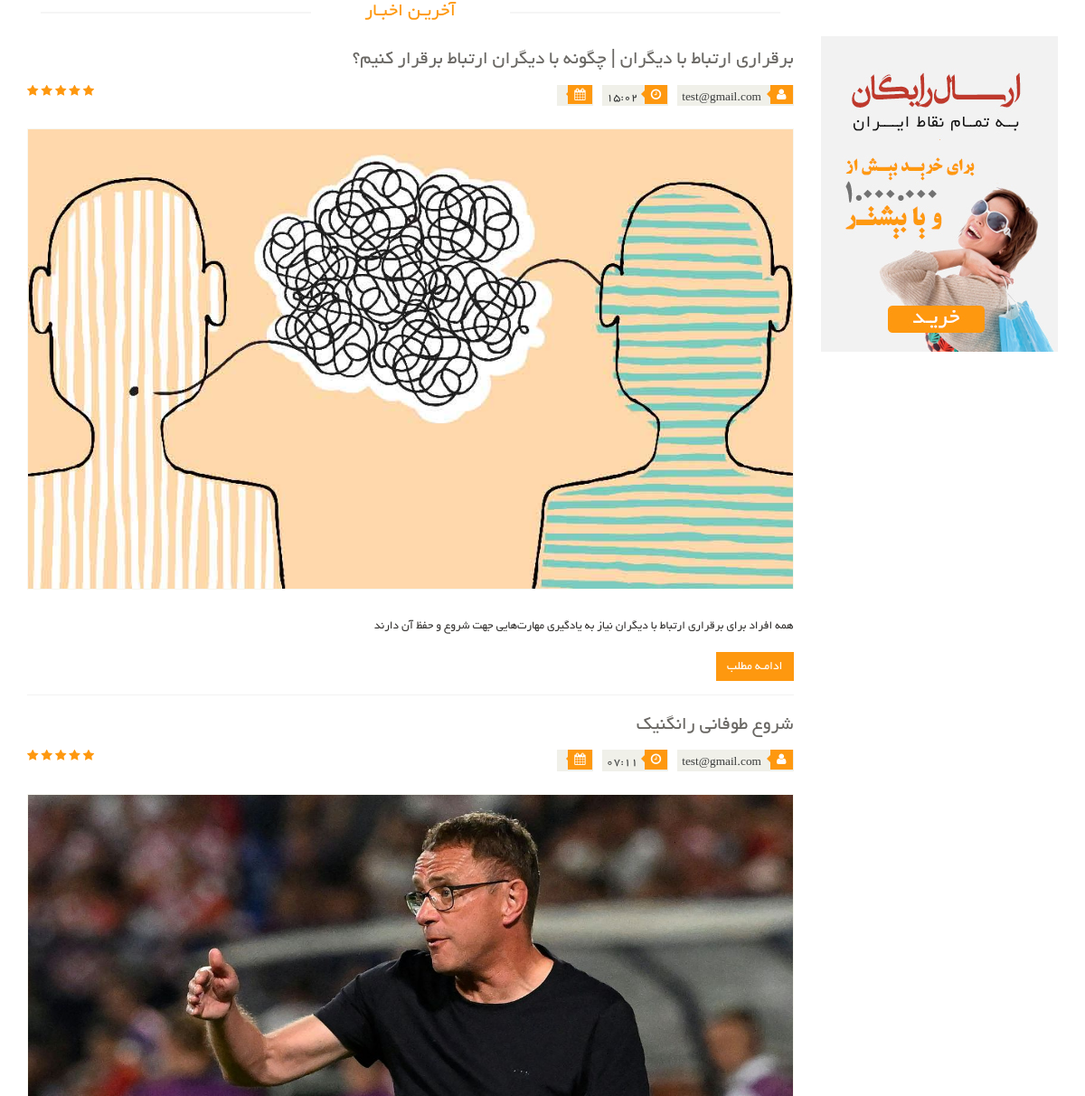
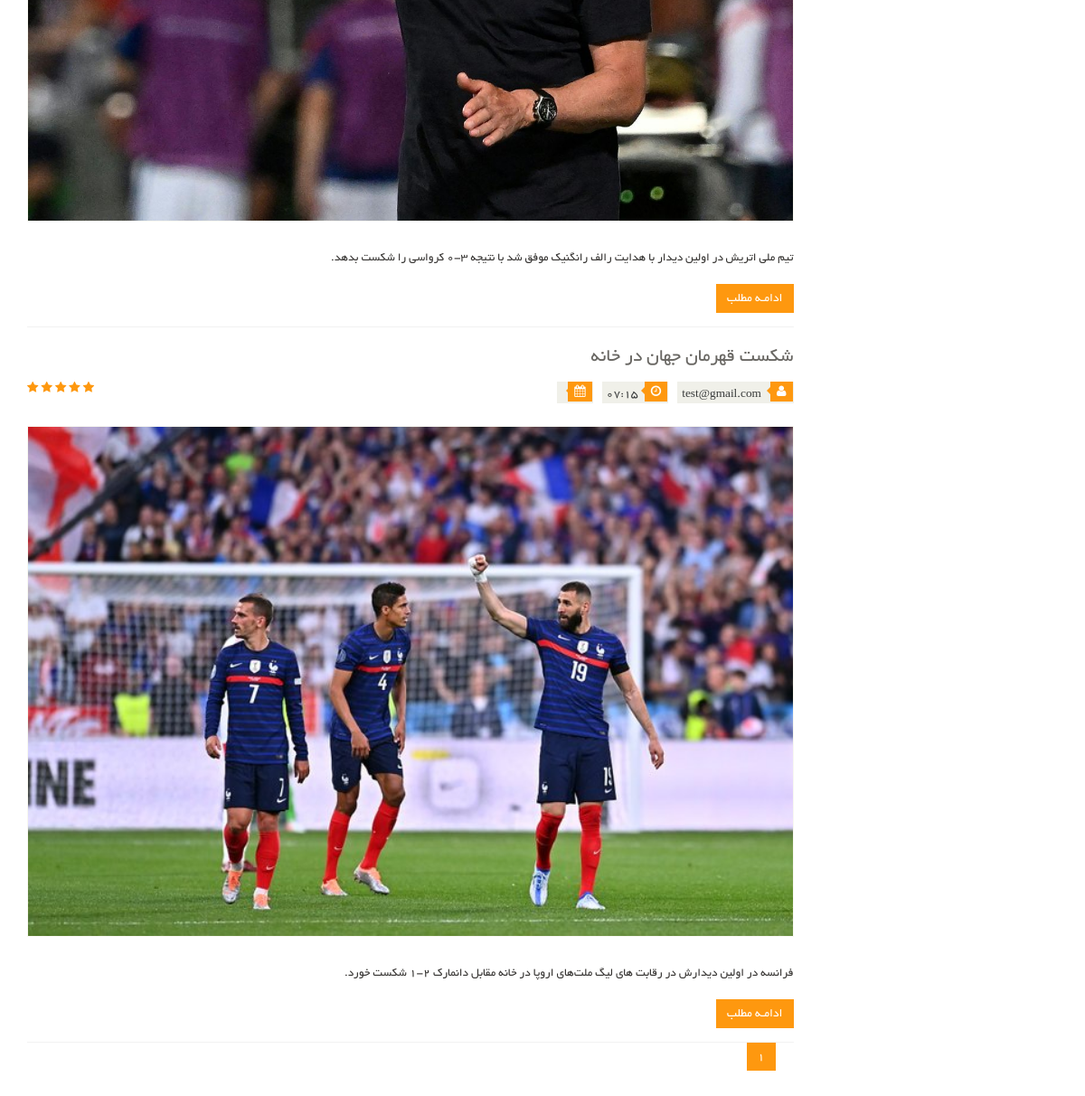
The app's page /articles/ with its own data (2 pictures, top to bottom).
### article_module/models.py (models this page shows, shortened)
class Article(models.Model):
    title = models.CharField(max_length=300, verbose_name='عنوان مقاله')
    slug = models.SlugField(max_length=400, db_index=True, allow_unicode=True, verbose_name='عنوان در url')
    image = models.ImageField(upload_to='images/articles', verbose_name='تصویر مقاله')
    short_description = models.TextField(verbose_name='توضیحات کوتاه')
    text = models.TextField(verbose_name='متن مقاله')
    is_active = models.BooleanField(default=True, verbose_name='فعال / غیرفعال')
    selected_categories = models.ManyToManyField(ArticleCategory, verbose_name='دسته بندی ها')
    author = models.ForeignKey(User, on_delete=models.CASCADE, verbose_name='نویسنده', null=True, editable=False)
    create_date = models.DateTimeField(auto_now_add=True, editable=False, verbose_name='تاریخ ثبت')
    def get_jalali_create_time(self):
        return self.create_date.strftime('%H:%M')
    class Meta:
        verbose_name = 'مقاله'
        verbose_name_plural = 'مقالات'

### account_module/models.py (models this page shows)
class User(AbstractUser):
    avatar = models.ImageField(upload_to='images/profile', verbose_name='تصویر آواتار', null=True, blank=True)
    email_active_code = models.CharField(max_length=100, verbose_name='کد فعالسازی ایمیل')
    about_user = models.TextField(null=True, blank=True, verbose_name='درباره شخص')
    address = models.TextField(null=True, blank=True, verbose_name='آدرس')
    class Meta:
        verbose_name = 'کاربر'
        verbose_name_plural = 'کاربران'
    def __str__(self):
        if self.first_name is not '' and self.last_name is not '':
            return self.get_full_name()
        return self.email

### article_module/views.py (the view)
# urls.py: path('', views.ArticlesListView.as_view(), name='articles_list'),
class ArticlesListView(ListView):
    model = Article
    paginate_by = 4
    template_name = 'article_module/articles_page.html'
    def get_context_data(self, *args, **kwargs):
        context = super(ArticlesListView, self).get_context_data(*args, **kwargs)
        return context
    def get_queryset(self):
        query = super(ArticlesListView, self).get_queryset()
        query = query.filter(is_active=True)
        category_name = self.kwargs.get('category')
        if category_name is not None:
            query = query.filter(selected_categories__url_title__iexact=category_name)
        return query

### polls/templatetags/poll_extras.py (called while the page is built)
@register.filter(name='show_jalali_date')
def show_jalali_date(value):
    return date2jalali(value)

### article_module/templates/article_module/articles_page.html (shortened to what this page needs)
{% extends 'shared/_layout.html' %}
{% load poll_extras %}
{% load thumbnail %}
{% load render_partial %}
{% block content %}
    <section>
        <div class="container">
            <div class="row">
                <div class="col-sm-9">
                    <div class="blog-post-area">
                        <h2 class="title text-center">آخریـن اخبـار</h2>
                        {% for article in object_list %}
                            <div class="single-blog-post">
                                <h3>{{ article.title }}</h3>
                                <div class="post-meta">
                                    <ul>
                                        {% if article.author is not None %}
                                            <li><i class="fa fa-user"></i> {{ article.author }}</li>
                                        {% endif %}
                                        <li><i class="fa fa-clock-o"></i>{{ article.get_jalali_create_time }}</li>
                                        <li><i class="fa fa-calendar"></i>{{ article.create_date | show_jalali_date }}
                                        </li>
                                    </ul>
                                    <span>
										<i class="fa fa-star"></i>
										<i class="fa fa-star"></i>
										<i class="fa fa-star"></i>
										<i class="fa fa-star"></i>
										<i class="fa fa-star-half-o"></i>
								</span>
                                </div>
                                <a href="">
                                    {% thumbnail article.image "862x398" quality=95 crop='center' as im %}
                                        <img src="{{ im.url }}">
                                    {% endthumbnail %}
                                </a>
                                <p>
                                    {{ article.short_description }}
                                </p>
                                <a class="btn btn-primary" href="{% url 'articles_detail' pk=article.id %}">ادامـه
                                    مطلب</a>
                            </div>
                        {% endfor %}
                        <ul class="pagination">
                            {% for pageNumber in paginator.page_range %}
                                <li class="{% if page_obj.number == pageNumber %} active {% endif %}">
                                    <a href="?page={{ pageNumber }}">{{ pageNumber }}</a>
                                </li>
                            {% endfor %}
                        </ul>
                    </div>
                </div>
                <div class="col-sm-3">
                    <div class="left-sidebar">
                        <div class="shipping text-center">
                            <img src="/static/images/home/shipping.jpg" alt="">
                        </div>
                    </div>
                </div>
            </div>
        </div>
    </section>
{% endblock %}

### static/css/main.css (style rules this page uses)
body { font-family: 'BYekan'; font-size: 10pt; position: relative; font-weight: normal; direction: rtl; }
ul li { list-style: none; }
a { -webkit-transition: 300ms; -moz-transition: 300ms; -o-transition: 300ms; transition: 300ms; }
h1, h2, h3, h4, h5, h6 { font-family: 'BYekan', sans-serif; }
.left-sidebar h2:after, h2.title:after { content: " "; position: absolute; border: 1px solid #f5f5f5; bottom: 8px; right: 0; width: 100%; height: 0; z-index: -2; }
h2.title:before { content: " "; position: absolute; background: #fff; bottom: -6px; width: 220px; height: 30px; z-index: -1; right: 50%; margin-right: -110px; }
.shipping { background-color: #F2F2F2; margin-top: 40px; overflow: hidden; padding-top: 20px; position: relative; }
h2.title { color: #FE980F; font-family: 'BYekan', sans-serif; font-size: 16pt; font-weight: 400; margin: 0 15px; text-transform: uppercase; margin-bottom: 30px; position: relative; }
.pagination { display: inline-block; margin-bottom: 25px; margin-top: 0; padding-right: 15px; }
.pagination li:first-child a, .pagination li:first-child span { border-bottom-left-radius: 0; border-top-left-radius: 0; margin-left: 0; }
.pagination li:last-child a, .pagination li:last-child span { border-bottom-right-radius: 0; border-top-right-radius: 0; }
.pagination .active a, .pagination .active span, .pagination .active a:hover, .pagination .active span:hover, .pagination .active a:focus, .pagination .active span:focus { background-color: #FE980F; border-color: #FE980F; color: #FFFFFF; cursor: default; z-index: 2; }
.pagination li a, .pagination li span { background-color: #f0f0e9; border: 0; float: left; line-height: 1.42857; margin-left: -1px; padding: 6px 12px; position: relative; text-decoration: none; margin-right: 5px; color: #000; }
.single-blog-post { border-bottom: 1px solid #f2f2f2; padding-bottom: 15px; }
.blog-post-area .single-blog-post h3 { color: #696763; font-size: 16pt; font-family: 'BYekan', sans-serif; text-transform: uppercase; font-weight: 500; margin-bottom: 17px; }
.blog-post-area .single-blog-post a img { border: 1px solid #F7F7F0; width: 100%; margin-bottom: 30px }
.blog-post-area .single-blog-post p { color: #363432; text-align: justify; }
.blog-post-area .post-meta { display: block; margin-bottom: 25px; overflow: hidden; }
.blog-post-area .post-meta ul { padding: 0; display: inline; }
.blog-post-area .post-meta ul li { background: #F0F0E9; float: right; margin-left: 10px; padding: 0 5px; font-size: 10pt; color: #393b3b; position: relative; }
.blog-post-area .post-meta ul li i { background: #FE980F; color: #FFFFFF; margin-right: -4px; margin-left: 7px; padding: 4px 7px; }
.sinlge-post-meta li i:after, .blog-post-area .post-meta ul li i:after { content: ""; position: absolute; width: auto; height: auto; border-color: transparent #FE980F transparent transparent; border-width: 4px; border-style: solid; top: 6px; right: 26px; }
.post-meta span { float: left; }
.post-meta span i { color: #FE980F; }
.blog-post-area .single-blog-post .btn-primary { background: #FE980F; border: medium none; border-radius: 0; color: #FFFFFF; margin-top: 10px; }
.btn.btn-primary { background: #FE980F; border: 0 none; border-radius: 0; margin-top: 16px; }

### static/css/custom.css (style rules this page uses)
ul { padding-right: 0; }

### records on screen
Article: title "برقراری ارتباط با دیگران | چگونه با دیگران ارتباط برقرار کنیم؟", author "test@gmail.com", get_jalali_create_time "15:02", shows a picture, short_description "همه افراد برای برقراری ارتباط با دیگران نیاز به یادگیری مهارت‌هایی جهت شروع و حفظ آن دارند"
Article: title "شروع طوفانی رانگنیک", author "test@gmail.com", get_jalali_create_time "07:11", shows a picture, short_description "تیم ملی اتریش در اولین دیدار با هدایت رالف رانگنیک موفق شد با نتیجه 3-0 کرواسی را شکست بدهد."
Article: title "شکست قهرمان جهان در خانه", author "test@gmail.com", get_jalali_create_time "07:15", shows a picture, short_description "فرانسه در اولین دیدارش در رقابت های لیگ ملت‌های اروپا در خانه مقابل دانمارک 2-1 شکست خورد."

### other values on screen
{{ pageNumber }} "1"
